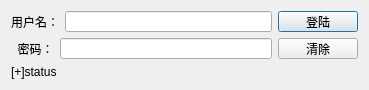
<?xml version="1.0" encoding="UTF-8"?>
<ui version="4.0">
 <class>LoginDialog</class>
 <widget class="QDialog" name="LoginDialog">
  <property name="windowModality">
   <enum>Qt::NonModal</enum>
  </property>
  <property name="geometry">
   <rect>
    <x>0</x>
    <y>0</y>
    <width>369</width>
    <height>90</height>
   </rect>
  </property>
  <property name="minimumSize">
   <size>
    <width>369</width>
    <height>90</height>
   </size>
  </property>
  <property name="maximumSize">
   <size>
    <width>369</width>
    <height>90</height>
   </size>
  </property>
  <property name="windowTitle">
   <string>请登录</string>
  </property>
  <property name="sizeGripEnabled">
   <bool>false</bool>
  </property>
  <property name="modal">
   <bool>false</bool>
  </property>
  <layout class="QGridLayout" name="gridLayout">
   <item row="0" column="1">
    <layout class="QVBoxLayout" name="verticalLayout">
     <item>
      <widget class="QPushButton" name="pushButton_login">
       <property name="text">
        <string>登陆</string>
       </property>
      </widget>
     </item>
     <item>
      <widget class="QPushButton" name="pushButton_clear">
       <property name="text">
        <string>清除</string>
       </property>
      </widget>
     </item>
    </layout>
   </item>
   <item row="0" column="0">
    <layout class="QVBoxLayout" name="verticalLayout_2">
     <item>
      <layout class="QHBoxLayout" name="horizontalLayout">
       <item>
        <widget class="QLabel" name="label">
         <property name="text">
          <string>用户名：</string>
         </property>
        </widget>
       </item>
       <item>
        <widget class="QLineEdit" name="lineEdit_name"/>
       </item>
      </layout>
     </item>
     <item>
      <layout class="QHBoxLayout" name="horizontalLayout_2">
       <item>
        <widget class="QLabel" name="label_2">
         <property name="text">
          <string>  密码：</string>
         </property>
        </widget>
       </item>
       <item>
        <widget class="QLineEdit" name="lineEdit_pass">
         <property name="echoMode">
          <enum>QLineEdit::Password</enum>
         </property>
        </widget>
       </item>
      </layout>
     </item>
    </layout>
   </item>
   <item row="1" column="0">
    <widget class="QLabel" name="label_status">
     <property name="sizePolicy">
      <sizepolicy hsizetype="Preferred" vsizetype="Fixed">
       <horstretch>0</horstretch>
       <verstretch>0</verstretch>
      </sizepolicy>
     </property>
     <property name="text">
      <string>[+]status</string>
     </property>
    </widget>
   </item>
  </layout>
 </widget>
 <resources/>
 <connections/>
</ui>
